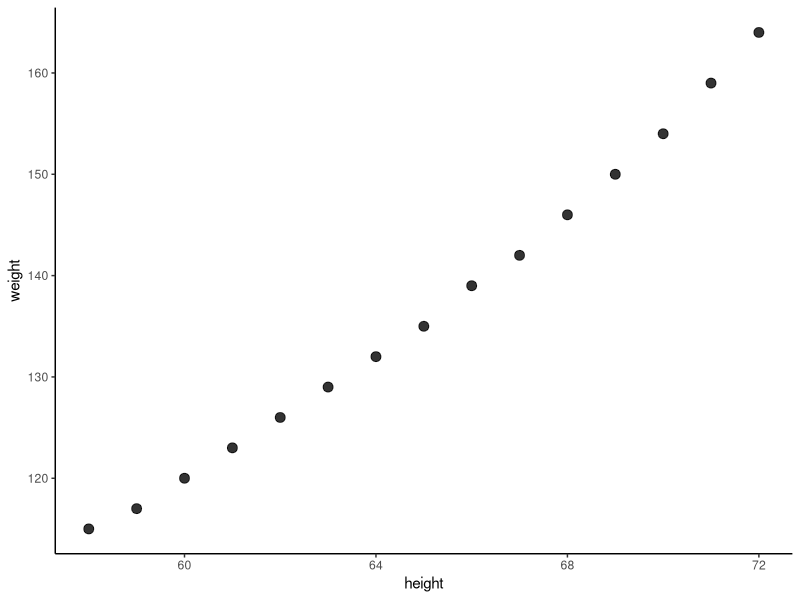

This chart was generated by the following R code:
## ---- chunk 1
knitr::opts_chunk$set(echo = TRUE)
## ---- chunk 2
library(ggplot2)
library(dplyr)
library(gridExtra)
library(tidyr)
## ---- chunk 3
# Preview data
head(women)
## ---- chunk 4
women %>% 
  ggplot(aes(x = height, y = weight)) +
  geom_point(size = 3, alpha = 0.8) +
  theme_classic()
## ---- chunk 5
# Calculating correlation coefficient
cor(x = women$height, y = women$weight)
